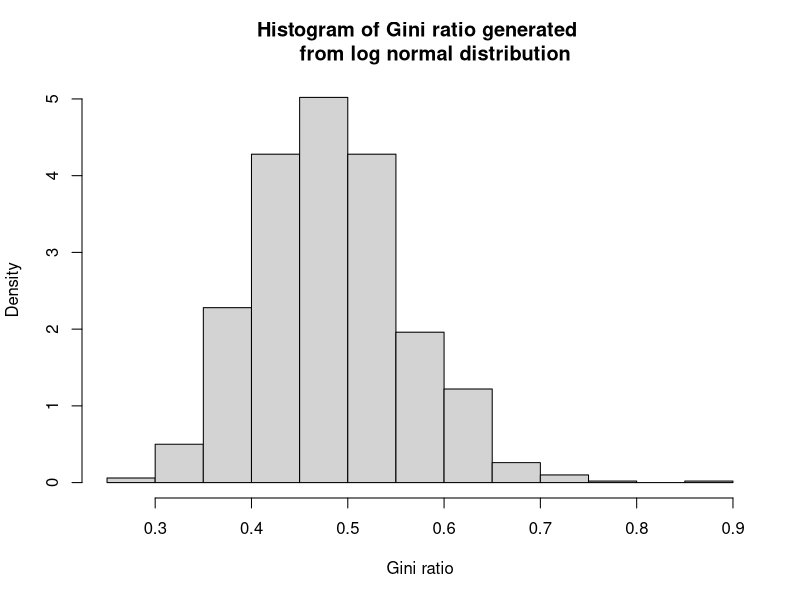
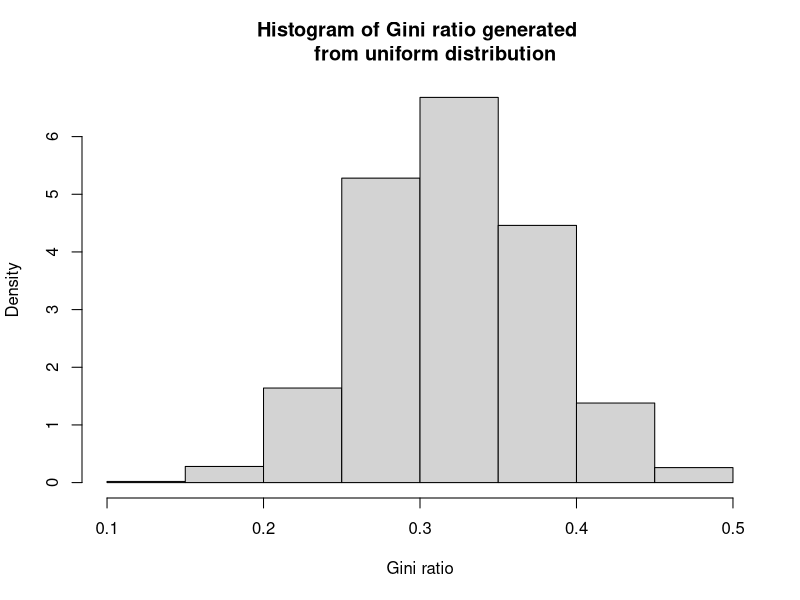
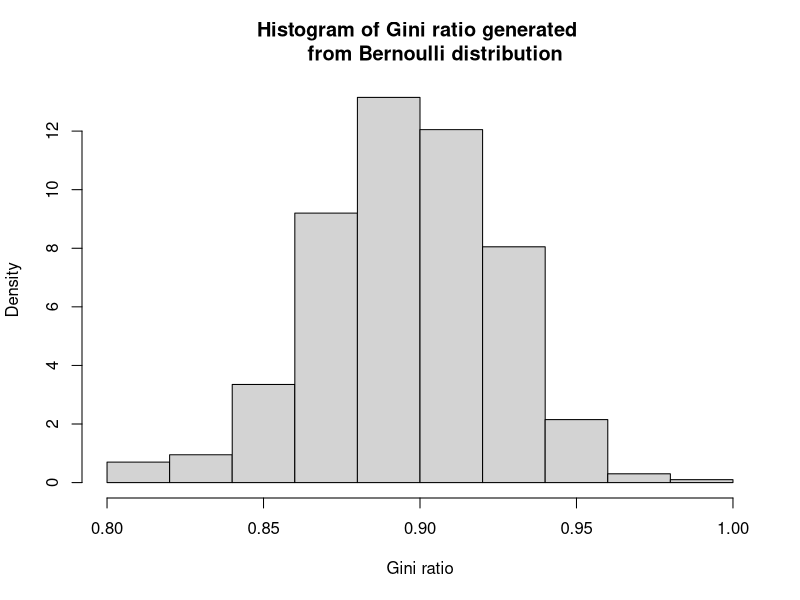

Here is the R script that generated these plots, in order:
## ---- chunk 1
knitr::opts_chunk$set(echo = TRUE)
## ---- chunk 2
n <- 20
m <- 1000
mse <- numeric(9)
for (k in 1:9) {
  tmean <- numeric(m)
  for (i in 1:m) {
    x <- sort((rcauchy(n)))
    tmean[i] <- sum(x[(k+1):(n-k)])/(n-2*k)
  }
  target <- median(tmean)
  mse[k] <- mean((tmean - target)^2)
}
k <- c(1:9)
rbind(k, mse)
## ---- chunk 3

n <- 20
m <- 1000
gini.ratio <- numeric(m)
for (j in 1:m) {
  x <- sort(rlnorm(n))
  mu <- mean(x)
  G <- 0
  for (i in 1:n) {
    G <- G + (2*i - n - 1) * x[i]
  }
  gini.ratio[j] <- G / (n^2 * mu)  
}
mean <- mean(gini.ratio)
median <- median(gini.ratio)
c(mean, median)
quantile(gini.ratio, probs = seq(.1, .9, by = .1))
hist(gini.ratio, probability = T, 
     main = 'Histogram of Gini ratio generated 
     from log normal distribution', 
     xlab = 'Gini ratio')

## ---- chunk 4

n <- 20
m <- 1000
gini.ratio <- numeric(m)
for (j in 1:m) {
  x <- sort(runif(n))
  mu <- mean(x)
  G <- 0
  for (i in 1:n) {
    G <- G + (2*i - n - 1) * x[i]
  }
  gini.ratio[j] <- G / (n^2 * mu)  
}
mean <- mean(gini.ratio)
median <- median(gini.ratio)
c(mean, median)
quantile(gini.ratio, probs = seq(.1, .9, by = .1))
hist(gini.ratio, probability = T, 
     main = 'Histogram of Gini ratio generated 
     from uniform distribution', 
     xlab = 'Gini ratio')
## ---- chunk 5

n <- 100
m <- 1000
gini.ratio <- numeric(m)
for (j in 1:m) {
  x <- sort(rbinom(n, size = 1, prob = .1))
  mu <- mean(x)
  G <- 0
  for (i in 1:n) {
    G <- G + (2*i - n - 1) * x[i]
  }
  gini.ratio[j] <- G / (n^2 * mu)  
}
mean <- mean(gini.ratio)
median <- median(gini.ratio)
c(mean, median)
quantile(gini.ratio, probs = seq(.1, .9, by = .1))
hist(gini.ratio, probability = T, 
     main = 'Histogram of Gini ratio generated 
     from Bernoulli distribution', 
     xlab = 'Gini ratio')
